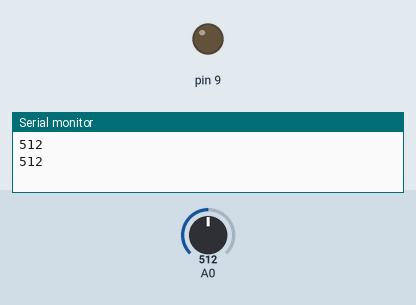
Simulated run of this sketch. Board: Arduino Uno, built with avr-gcc and run on an emulated ATmega328P. On the bench: output pins drawn as LEDs (lit = HIGH), the last lines printed to the serial monitor. Inputs (shaded band) come from the test bench; at power-on: A0 = 512.

Above: at 0.1 s.
At 29.2 s:
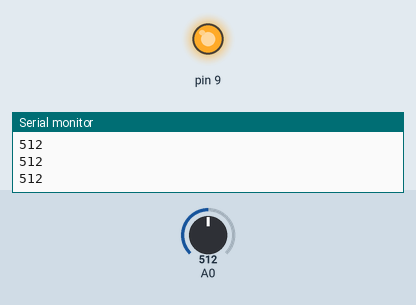
Timing chart, 0 to 34.4 s (numbered marks = the images above):
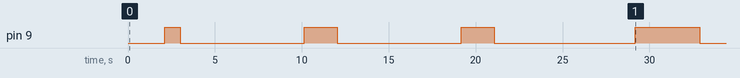

Measured:
- by itself, pin 9: LOW → HIGH at 2.1 s, → LOW 0.90 s later, → HIGH 7.1 s later, → LOW 1.9 s later, … (8 changes in this stretch)

The sketch:

Prueba_de_datos.ino
```cpp
int timer=0;
void setup() {
  Serial.begin(9600);
  pinMode(9,OUTPUT);
}

void loop() {
  //digitalWrite(9,true);
  if (timer < 2000){
    digitalWrite(9,false);
    Serial.println(analogRead(A0));
  }
  else if (timer > 2000 && timer < 3000 ){
    digitalWrite(9,true);
  }
  else if(timer > 3000 && timer < 10000){
    digitalWrite(9,false);
  }
  else if(timer > 10000 && timer < 12000){
    digitalWrite(9,true);
  }
   else if(timer > 12000 && timer < 19000){
    digitalWrite(9,false);
  }
   else if(timer > 19000 && timer < 21000){
    digitalWrite(9,true);
  }else if (timer > 21000 && timer < 29000 ){
    digitalWrite(9,false);
  }else if (timer > 29000 && timer < 33000 ){
    digitalWrite(9,true);
  }else if (timer > 33000 && timer < 41000 ){
    digitalWrite(9,false);
  }else if (timer > 41000 && timer < 46000 ){
    digitalWrite(9,true);
  }else if (timer > 46000 && timer < 54000 ){
    digitalWrite(9,false);
  }else if (timer > 54000 && timer < 64000 ){
    digitalWrite(9,true);
  }
  else {
    digitalWrite(9,false);
  }
  Serial.println(analogRead(A0));
  delay(100);
  timer = timer + 100;


}
```
